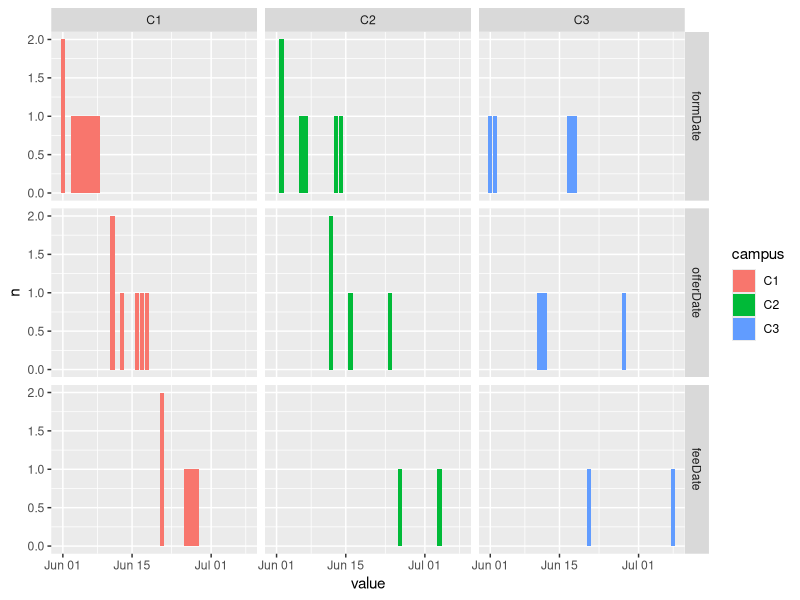
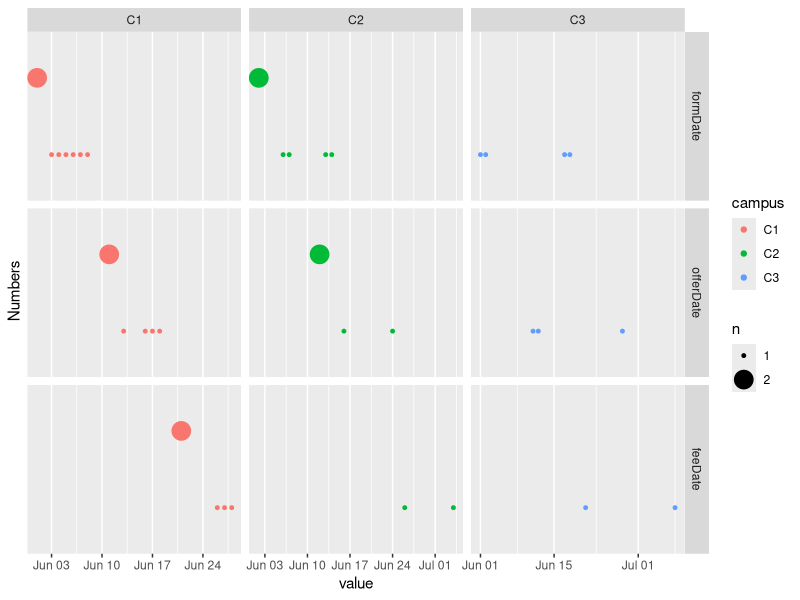

Generate these figures, in order, with R: (Note: this script raises an error after producing the figures.)
#TS


forms2 = read.csv('./data/forms1.csv')
head(forms2)

library(dplyr)
library(ggplot2)
library(xts)

str(forms2)
datecols = c('formDate','offerDate','feeDate')
forms2[datecols] = lapply(forms2[datecols], as.Date, format('%d-%b-%Y'))
str(forms2)

forms2 %>% group_by(campus) %>% count(formDate)
forms2 %>% add_tally()
forms2 %>% add_count(campus, formDate) %>% filter(n>1)


forms2 %>%  group_by(campus) %>%  summarise_each(funs(count= sum(is.na(.))))
forms2 %>%  group_by(campus,formDate) %>%  summarise_each(list(count= ~sum(is.na(.))))
forms2 %>%  group_by(campus,formDate) %>%  summarise_each(list(~sum(!is.na(.))))


library(data.table)
setDT(forms2)[, lapply(.SD,  function(x) sum(!is.na(x)))]
campusDt1 = setDT(forms2)[, lapply(.SD,  function(x) sum(!is.na(x))),'campus']
campusDt2 = setDT(forms2)[, lapply(.SD,  function(x) sum(!is.na(x))),c('campus','formDate')]


#resphape
library(reshape2)
forms2
forms2a = melt(forms2, id.vars=c('campus','formNo'), na.rm = T)
forms2a
forms2b <- forms2a %>% group_by(campus,value,variable) %>% summarise(n=n())
forms2b
ggplot(forms2b, aes(x=value, y=n, fill= campus)) + geom_bar(stat='identity') + facet_free( variable ~ campus)

ggplot(forms2b, aes(x=value, y=n, size=n, color=campus)) + geom_point() + facet_grid( variable ~ campus, scales='free') + scale_y_discrete(name=" Numbers", breaks=c(0,1,2,3), labels=c('0','1Forms','2Forms','3Forms'), limits=c(0,3)) +  scale_size_continuous(breaks=c(0,1,2,3,4))

#http://www.sthda.com/english/wiki/ggplot2-axis-ticks-a-guide-to-customize-tick-marks-and-labels

forms1
forms2

forms2a
head(forms2a)
names(forms2a)
daterange = as.Date('2019-06-01') + 0:50
daterange
ggplot(forms2a, aes(x=value, group=campus)) + geom_point() 

forms2b
forms1

#----
campusDt2
head(campusDt2)
Dates2 = campusDt2$formDate
Dates2
xts1 = xts(campusDt2[,-2], order.by=Dates2)
xts1
xts1$offerDate = as.numeric(xts1$offerDate)
xts1    


